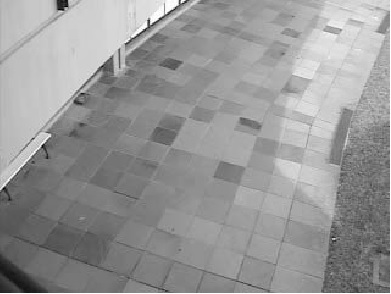
%> input picture B Tech/IP/129_ImageProcessing/1.jpg, 391 x 294 px
$ octave 129_02_02.m   (GNU Octave 9; MATLAB toolbox functions it lacks are replaced by stand-ins)
%> lines starting %> are read from the running program, lines starting %| are printed output that depends on the picture
clear
clc

% Read images
img1 = imread('./1.jpg');
%> img1 is the input picture: size 294x391x3 uint8; min 0, max 255, mean 150.8
img2 = imread('./2.jpg');
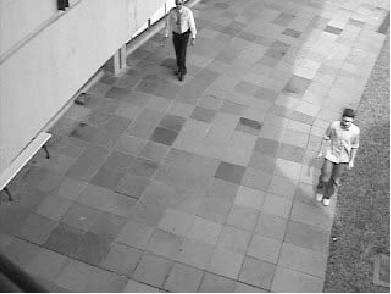
%> input picture B Tech/IP/129_ImageProcessing/2.jpg, 391 x 294 px
%> img2 is the input picture: size 294x391x3 uint8; min 0, max 255, mean 148.9

figure
imshow(img1)

figure
imshow(img2)

c = img2- img1;
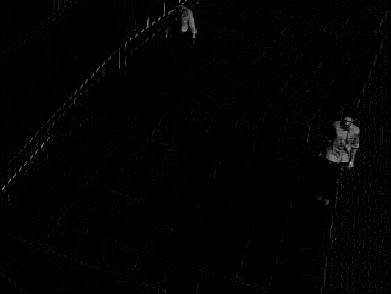
%> c: size 294x391x3 uint8; min 0, max 163, mean 2.4
figure
imshow(c)

c = img1- img2;
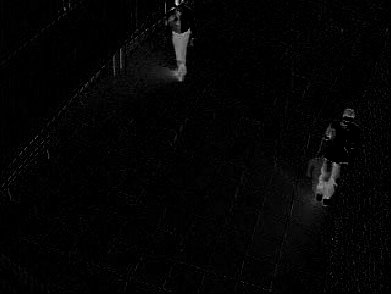
%> c: size 294x391x3 uint8; min 0, max 223, mean 4.3
figure
imshow(c)
